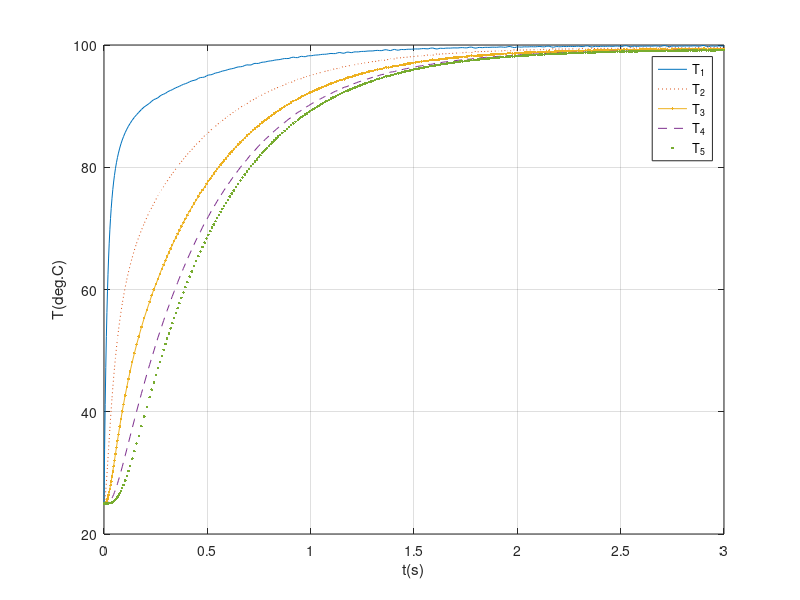

This figure's MATLAB source:
% pinelemtemp.m: temperature profiles of pin elements
Ta = 25; L0 = 0.01; D = 0.002; L = L0/5; Ac = pi*D*L; Ak = 3.14e-6; hc = 20; % data
rho = 2707; k = 220; Cp = 896; % properties of pure aluminum
V = Ak*L; Ch = rho*Cp*V; Rc = 1/(hc*Ac); Rce = 1/(hc*Ak); Rk = L/(k*Ak); Rk0 = L/(2*k*Ak);
T0 = Ta*ones(1,5); Tb = 100; % initial pin and base temperature at t = 0
tspan = [0 3];
dT = @(t,T) [(-(1/Rk0+1/Rk+1/Rc)*T(1)+T(2)/Rk+Ta/Rc+Tb/Rk0)/Ch;
(T(1)/Rk-(2/Rk+1/Rc)*T(2)+T(3)/Rk+Ta/Rc)/Ch;
(T(2)/Rk-(2/Rk+1/Rc)*T(3)+T(4)/Rk+Ta/Rc)/Ch;
(T(3)/Rk-(2/Rk+1/Rc)*T(4)+T(5)/Rk+Ta/Rc)/Ch;
(T(4)/Rk-(1/Rk+1/Rc+1/Rce)*T(5)+(1/Rc+1/Rce)*Ta)/Ch];
[t,T] = ode45(dT,tspan,T0);
T1 = T(:,1); T2 = T(:,2); T3 = T(:,3); T4 = T(:,4); T5 = T(:,5);
plot(t,T1,t,T2,':',t,T3,'.-',t,T4,'--',t,T5,'.'), xlabel('t(s)'), ylabel('T(deg.C)'), grid
legend('T_1','T_2','T_3','T_4','T_5')
% Steady-state temperature
Tst = @(x) [-(1/Rk0+1/Rk+1/Rc)*x(1)+x(2)/Rk+Ta/Rc+Tb/Rk0;
x(1)/Rk-(2/Rk+1/Rc)*x(2)+x(3)/Rk+Ta/Rc;
x(2)/Rk-(2/Rk+1/Rc)*x(3)+x(4)/Rk+Ta/Rc;
x(3)/Rk-(2/Rk+1/Rc)*x(4)+x(5)/Rk+Ta/Rc;
x(4)/Rk-(1/Rk+1/Rc+1/Rce)*x(5)+(1/Rc+1/Rce)*Ta];
x0 = Ta*ones(1,5); Ts = fsolve(Tst,x0);
fprintf('Steady-state temperature:\nPin element 1 = %g deg.C\n',Ts(1));
fprintf('Pin element 2 = %g deg.C\n',Ts(2)); fprintf('Pin element 3 = %g deg.C\n',Ts(3));
fprintf('Pin element 4 = %g deg.C\n',Ts(4)); fprintf('Pin element 5 = %g deg.C\n',Ts(5));
